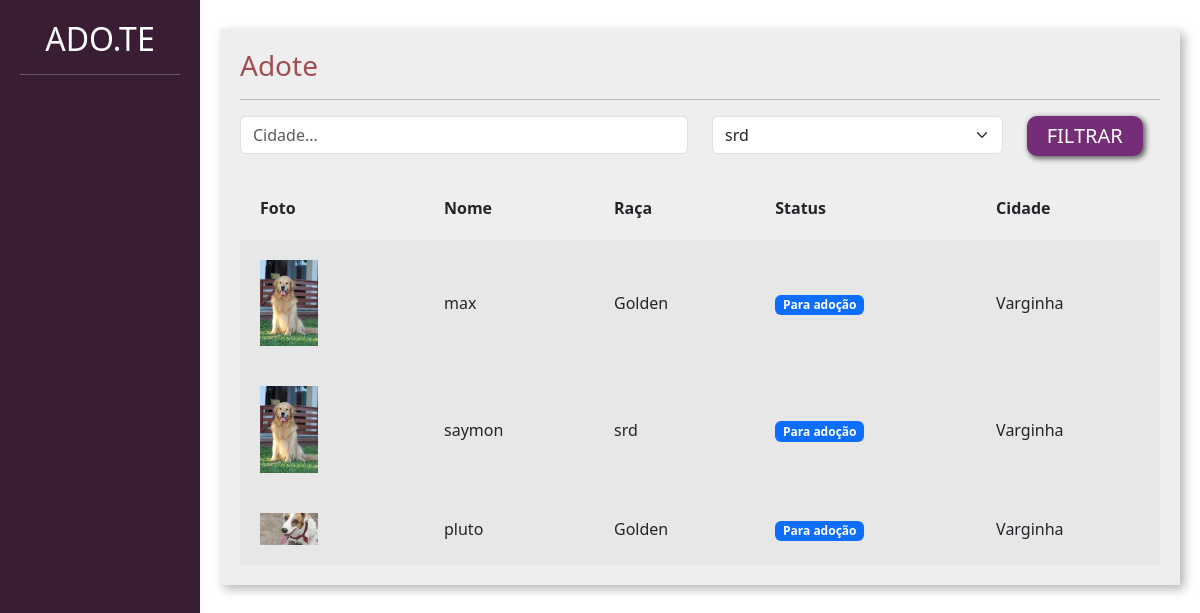
The page /adotar/ on the database as committed earlier.
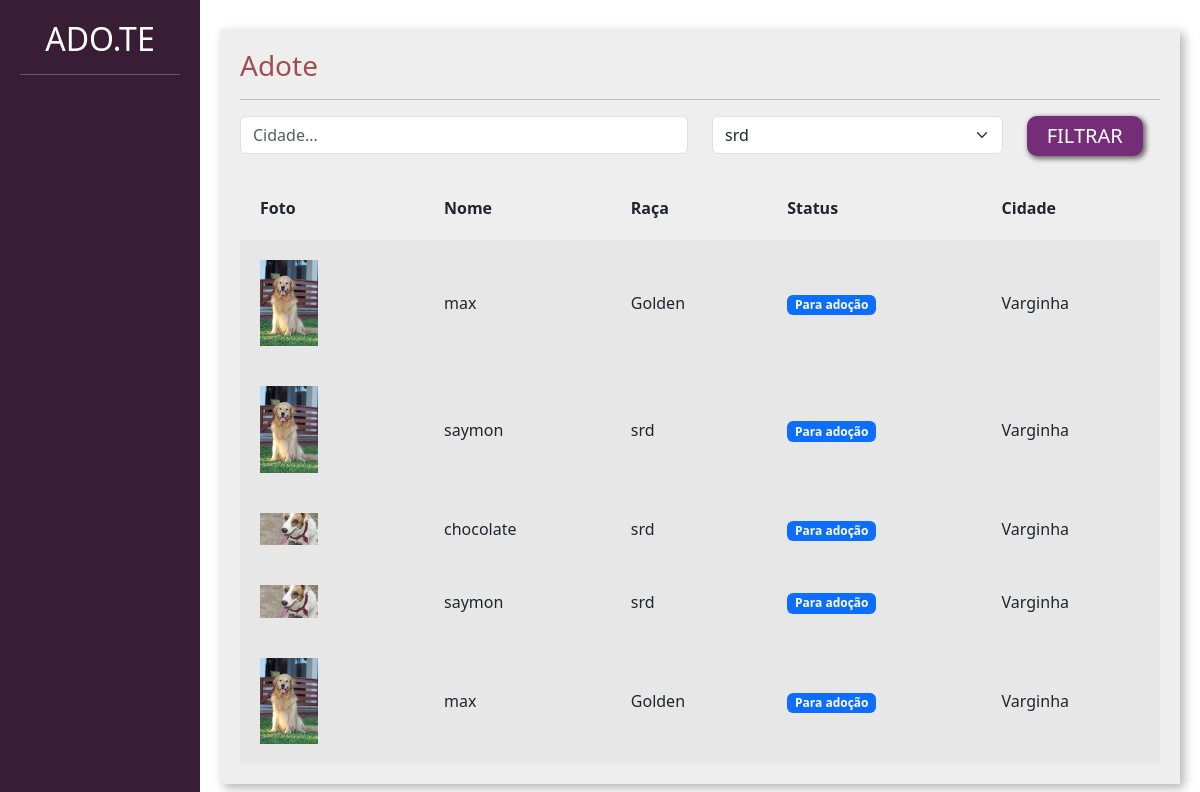
The same page on the database as committed later.
### divulgar/models.py (models this page shows, shortened)
class Pet(models.Model):
    choices_status =(('P',"Para adoção"),
                     ('A','Adotado'))
    usuario = models.ForeignKey(User,on_delete=models.DO_NOTHING)
    foto = models.ImageField(upload_to='fotos_pets')
    nome = models.CharField(max_length=100)
    descricao = models.TextField()
    estado = models.CharField(max_length=50)
    cidade = models.CharField(max_length=50)
    telefone = models.CharField(max_length=15)
    tags = models.ManyToManyField(Tag)
    raca = models.ForeignKey(Raca,on_delete=models.DO_NOTHING)
    status = models.CharField( max_length=1, choices= choices_status,default='P')

class Raca(models.Model):
    raca = models.CharField(max_length=50)
    def __str__(self):
        return self.raca

### adotar/views.py (the view)
# urls.py: path('', views.listar_pets, name="listar_pets"),
def listar_pets(request):
    if request.method == "GET":
        pets = Pet.objects.filter(status='P')
        racas = Raca.objects.all()
    cidade = request.GET.get('cidade')
    raca_filter = request.GET.get('raca')
    if cidade:
        pets = pets.filter(cidade__icontains=cidade)
    if raca_filter:
       pets = pets.filter(raca__id=raca_filter)
       raca_filter = Raca.objects.get(id=raca_filter)
    return render(request, 'listar_pets.html', {'pets': pets, 'racas': racas, 'cidade': cidade, 'raca_filter': raca_filter})

### adotar/templates/listar_pets.html (shortened to what this page needs)
{% load static %}
<!doctype html>
<html lang="pt-BR">
    <head>
    <link href="https://cdn.jsdelivr.net/npm/bootstrap@5.3.0-alpha1/dist/css/bootstrap.min.css" rel="stylesheet">
    <link href="{% static 'usuarios/css/cadastro.css' %}" rel="stylesheet">
    <link href="{% static 'divulgar/css/novo_pet.css' %}" rel="stylesheet">
    <link href="{% static 'divulgar/css/seus_pet.css' %}" rel="stylesheet">
    <link href="{% static 'adotar/css/listar_pets.css' %}" rel="stylesheet">
    </head>
    <body>
        <div class="container-fluid">
            <div class="row">
                <div class="col-md-2 bg-side sidebar">
                    <h2>ADO.TE</h2>
                    <hr>
                </div>
                <div class="col-md">
                    <div class="wrapper">
                        <div class="box width80">
                            <h3 class="font-vinho">Adote</h3>
                            <hr>
                            <form action="{% url 'listar_pets' %}" method="GET">
                                <div class="row">
                                    <div class="col-md-6">
                                        <input type="text" placeholder="Cidade..." value="{% if cidade %}{{cidade}}{% endif %}" name="cidade" class="form-control">
                                    </div>
                                    <div class="col-md-4">
                                        <select class="form-select" name="raca">
                                            {% for raca in racas %}
                                            <option {% if raca_filter.id == raca.id %} selected {% endif %} value="{{raca.id}}">{{raca}}</option>
                                    {% endfor%}
                                        </select>
                                    </div>
                                    <div class="col-md-2">
                                        <input type="submit" class="btn-custom-secondary" value="FILTRAR">
                                    </div>
                                </div>
                            </form>
                             <table class="tabela" cellpadding="20">
                                <tr>
                                    <th>Foto</th>
                                    <th>Nome</th>
                                    <th>Raça</th>
                                    <th>Status</th>
                                    <th>Cidade</th>
                                </tr>
                                {% for pet in pets%}
                                    <tr class="tabela-linha">
                                        <td width="20%">
                                            <a href="{% url 'ver_pet' pet.id %}"><img width="40%" src="{{pet.foto.url}}"></a>
                                        </td>
                                        <td>
                                            {{pet.nome}}
                                        </td>
                                        <td>
                                            {{pet.raca}}
                                        </td>
                                        <td>
                                            {% if pet.status == "P" %}
                                                <span class="badge text-bg-primary">Para adoção</span>
                                            {% elif pet.status == "A" %}
                                                <span class="badge text-bg-success">Adotado</span>
                                            {% endif%}
                                        </td>
                                        <td>
                                            {{pet.cidade}}
                                        </td>
                                    </tr>
                                {% endfor %}
                            </table>
                        </div>
                    </div>
                </div>
            </div>
        </div>
    </body>
</html>

### templates/static/usuarios/css/cadastro.css (style rules this page uses)
.bg-side { background-color: #391D34; color: white; height: 100vh; }

### templates/static/divulgar/css/novo_pet.css (style rules this page uses)
.sidebar { text-align: center; padding: 20px; }
.wrapper { margin-top: 3%; display: flex; flex-direction: row; justify-content: center; align-items: center; }
.box { padding:20px; width: 50vw; background: rgb(238, 238, 238); box-shadow: 4px 4px 10px rgba(0,0,0,.3); }
.font-vinho { color: #A24D52; }

### templates/static/divulgar/css/seus_pet.css (style rules this page uses)
.width80 { width: 80vw; }
.tabela { width: 100%; margin-top: 20px; }
.tabela-linha { background-color: #e8e7e7; }

### templates/static/adotar/css/listar_pets.css (style rules this page uses)
.btn-custom-secondary { background-color: #762D77; border: none; box-shadow: 2px 2px 5px 1px rgb(108, 108, 108); color: white; font-size: 20px; padding: 5px 20px 5px 20px; border-radius: 10px; }

Rows that differ between the two databases and show on the page:
removed Pet: foto (picture), nome "pluto", raca "Golden", status "Para adoção", cidade "Varginha"
now on this page (row edited): Pet: foto (picture), nome "chocolate", raca "srd", status "Para adoção", cidade "Varginha"
added Pet: foto (picture), nome "saymon", raca "srd", status "Para adoção", cidade "Varginha"
added Pet: foto (picture), nome "max", raca "Golden", status "Para adoção", cidade "Varginha"
